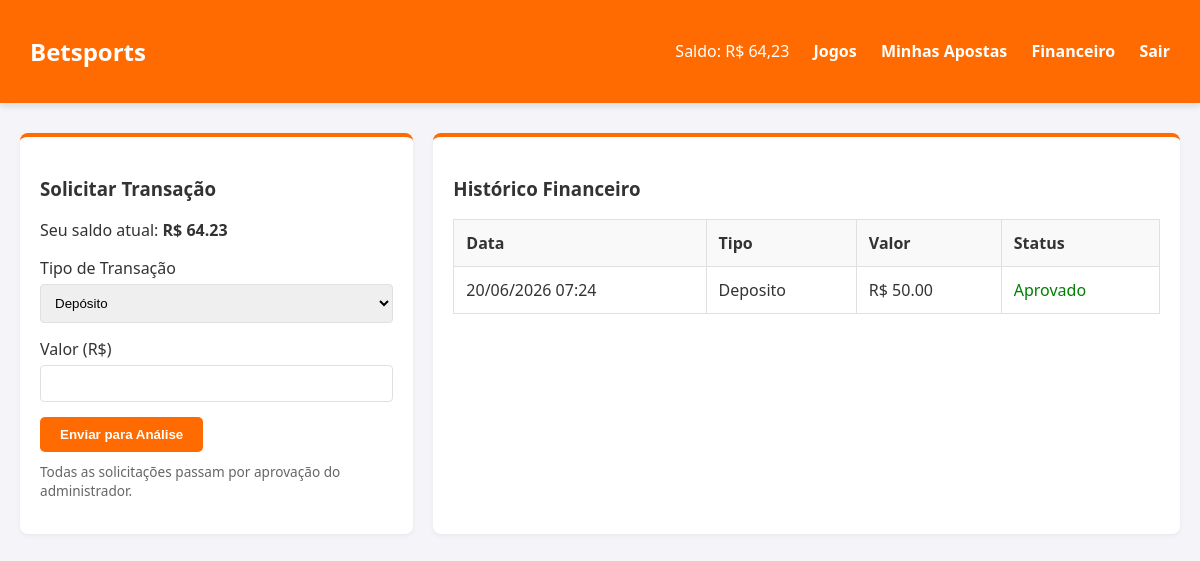
The app's page /finance (signed in) with its own data.
### betsports.py (models this page shows)
class User(UserMixin, db.Model):
    id = db.Column(db.Integer, primary_key=True)
    username = db.Column(db.String(150), unique=True, nullable=False)
    password = db.Column(db.String(150), nullable=False)
    is_admin = db.Column(db.Boolean, default=False)
    balance = db.Column(db.Float, default=0.0)
    bets = db.relationship('Bet', backref='user', lazy=True)
    transactions = db.relationship('Transaction', backref='user', lazy=True)

class Transaction(db.Model):
    id = db.Column(db.Integer, primary_key=True)
    user_id = db.Column(db.Integer, db.ForeignKey('user.id'), nullable=False)
    amount = db.Column(db.Float, nullable=False)
    type = db.Column(db.String(50), nullable=False)
    status = db.Column(db.String(50), default='Pendente')
    date = db.Column(db.DateTime, default=datetime.utcnow)

### betsports.py (the view, shortened to what this page needs)
@app.route('/finance', methods=['GET', 'POST'])
@login_required
def finance():
    txs = Transaction.query.filter_by(user_id=current_user.id).order_by(Transaction.date.desc()).all()
    return render_template('finance.html', transactions=txs)

### betsports.py (called while the page is built)
@login_manager.user_loader
def load_user(user_id):
    return db.session.get(User, int(user_id))

### templates/finance.html (shortened to what this page needs)
{% extends 'base.html' %}
{% block content %}
<div style="display: flex; gap: 20px;">
    <div class="card" style="flex: 1;">
        <h3>Solicitar Transação</h3>
        <p>Seu saldo atual: <strong>R$ {{ "%.2f"|format(current_user.balance) }}</strong></p>
        <form method="POST">
            <label>Tipo de Transação</label>
            <select name="type" required>
                <option value="Deposito">Depósito</option>
            </select>
            <label>Valor (R$)</label>
            <input type="number" name="amount" step="0.01" min="1" required>
            <button type="submit" class="btn-orange">Enviar para Análise</button>
        </form>
        <p style="font-size: 0.85em; color: #666; margin-top: 10px;">Todas as solicitações passam por aprovação do administrador.</p>
    </div>
    <div class="card" style="flex: 2;">
        <h3>Histórico Financeiro</h3>
        {% if transactions %}
        <table>
            <thead>
                <tr>
                    <th>Data</th>
                    <th>Tipo</th>
                    <th>Valor</th>
                    <th>Status</th>
                </tr>
            </thead>
            <tbody>
                {% for t in transactions %}
                <tr>
                    <td>{{ t.date.strftime('%d/%m/%Y %H:%M') }}</td>
                    <td>{{ t.type }}</td>
                    <td>R$ {{ "%.2f"|format(t.amount) }}</td>
                    <td>
                        {% if t.status == 'Pendente' %}
                            <span style="color: orange;">Pendente</span>
                        {% elif t.status == 'Aprovado' %}
                            <span style="color: green;">Aprovado</span>
                        {% else %}
                            <span style="color: red;">Recusado</span>
                        {% endif %}
                    </td>
                </tr>
                {% endfor %}
            </tbody>
        </table>
        {% else %}
            <p>Nenhuma transação encontrada.</p>
        {% endif %}
    </div>
</div>
{% endblock %}

### templates/base.html (shortened to what this page needs)
<!DOCTYPE html>
<html lang="pt-BR">
<head>
</head>
<body>
    <div class="header">
        <h2>Betsports</h2>
        <div class="header-nav">
            {% if current_user.is_authenticated %}
                <span>Saldo: R$ {{ "{:,.2f}".format(current_user.balance).replace(",", "X").replace(".", ",").replace("X", ".") }}</span>
                {% if current_user.is_admin %}
                    <a href="{{ url_for('admin_dashboard') }}">Painel Admin</a>
                {% else %}
                    <a href="{{ url_for('dashboard') }}">Jogos</a>
                    <a href="{{ url_for('bet_history') }}">Minhas Apostas</a>
                    <a href="{{ url_for('finance') }}">Financeiro</a>
                {% endif %}
                <a href="{{ url_for('logout') }}">Sair</a>
            {% endif %}
        </div>
    </div>
    <div class="container">
        {% block content %}{% endblock %}
    </div>
</body>
</html>

### templates/base.html (style rules this page uses)
:root { --primary-orange: #FF6B00; --secondary-orange: #FF8533; --pure-white: #FFFFFF; --bg-color: #F4F4F9; --text-dark: #333333; --border-color: #E0E0E0; }
body { font-family: 'Segoe UI', Tahoma, Geneva, Verdana, sans-serif; background-color: var(--bg-color); color: var(--text-dark); margin: 0; padding: 0; }
.header { background-color: var(--primary-orange); color: var(--pure-white); padding: 15px 30px; display: flex; justify-content: space-between; align-items: center; box-shadow: 0 4px 6px rgba(0,0,0,0.1); }
.header a { color: var(--pure-white); text-decoration: none; margin-left: 20px; font-weight: bold; }
.container { max-width: 1200px; margin: 30px auto; padding: 0 20px; }
.card { background-color: var(--pure-white); padding: 20px; border-radius: 8px; box-shadow: 0 2px 5px rgba(0,0,0,0.05); margin-bottom: 20px; border-top: 4px solid var(--primary-orange); }
.btn-orange { background-color: var(--primary-orange); color: var(--pure-white); border: none; padding: 10px 20px; cursor: pointer; border-radius: 5px; font-weight: bold; text-decoration: none; display: inline-block; transition: background-color 0.3s; }
table { width: 100%; border-collapse: collapse; margin-top: 15px; }
table, th, td { border: 1px solid var(--border-color); }
th, td { padding: 12px; text-align: left; }
th { background-color: #f9f9f9; }
input, select { padding: 10px; margin: 5px 0 15px 0; border: 1px solid var(--border-color); border-radius: 4px; width: 100%; box-sizing: border-box; }

### records on screen
User: balance "64,23", balance "64.23"
Transaction: date "20/06/2026 07:24", type "Deposito", amount "50.00", status "Aprovado"
